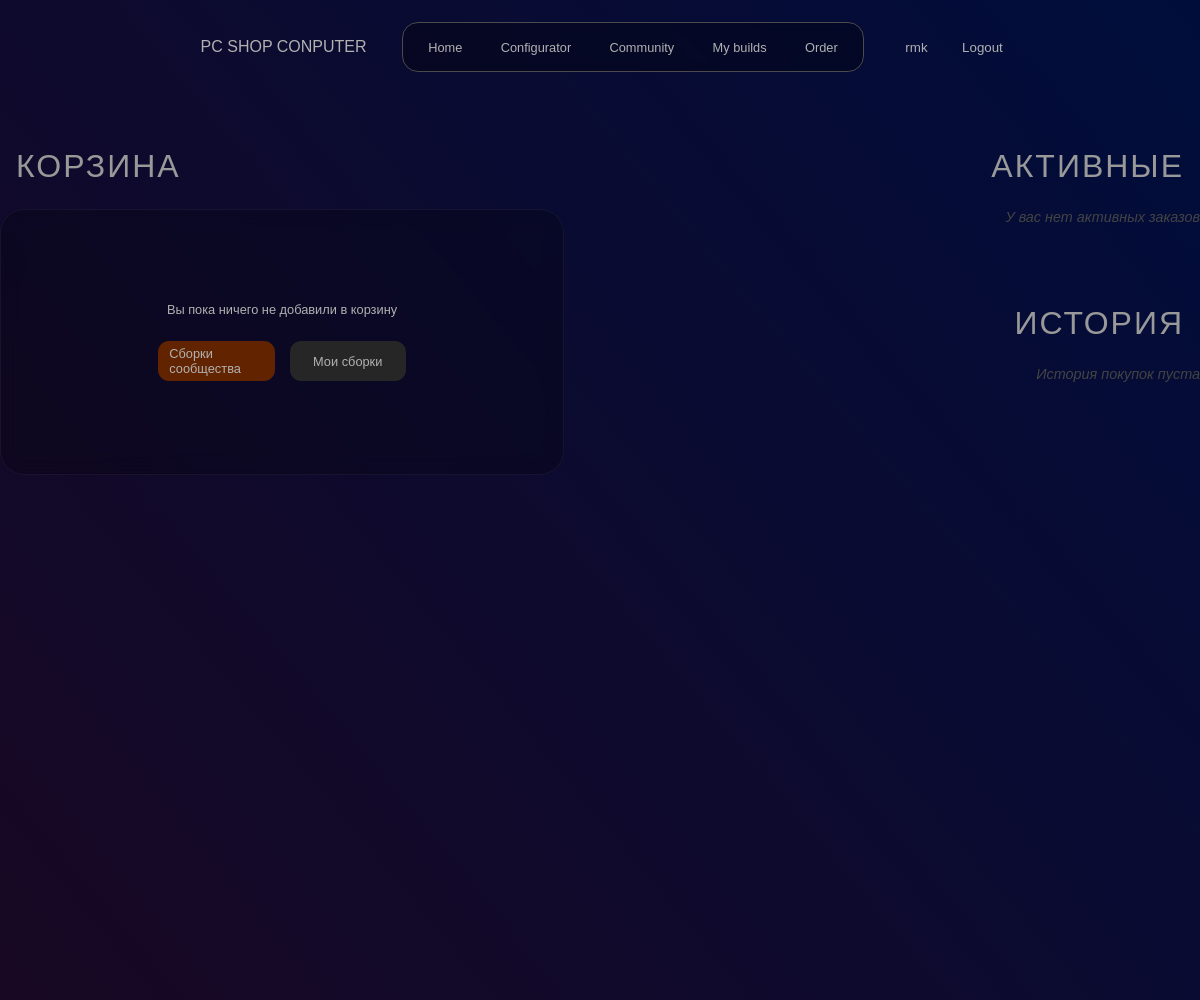
The page /orders/ (signed in, upper part) on the database as committed earlier.
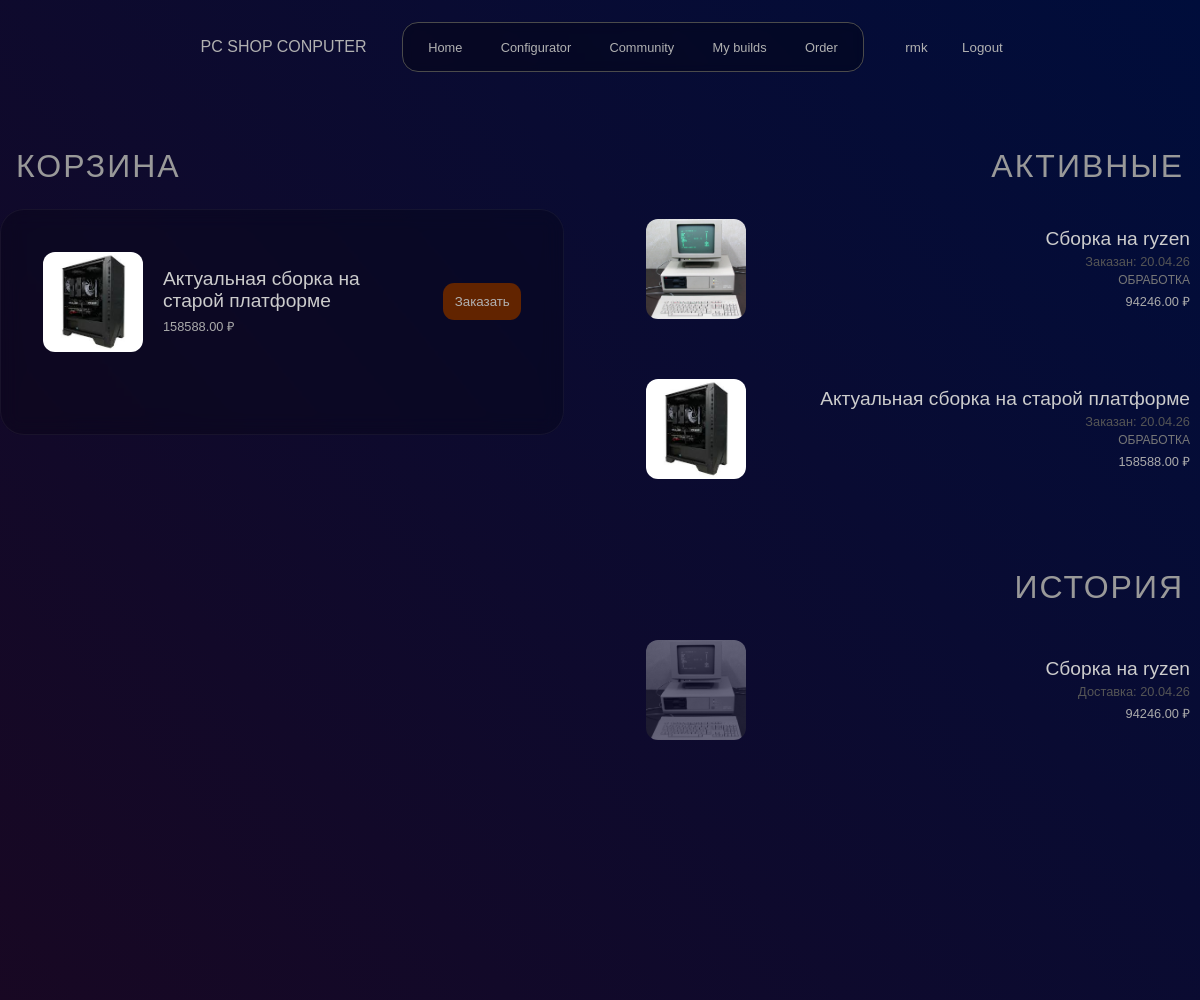
The same page on the database as committed later.
### conputer/models.py (models this page shows, shortened)
class Order(models.Model):
    STATUS_CHOICES = [
        ('cart', 'В корзине'),
        ('pending', 'Оформлен'),
        ('shipped', 'В пути'),
        ('done', 'Завершен'),
    ]
    user = models.ForeignKey(User, on_delete=models.CASCADE, verbose_name="Покупатель")
    build = models.ForeignKey(PCBuild, on_delete=models.CASCADE, verbose_name="Сборка")
    status = models.CharField(max_length=20, choices=STATUS_CHOICES, default='cart')
    created_at = models.DateTimeField(auto_now_add=True)
    delivery_date = models.DateField(null=True, blank=True, verbose_name="Дата доставки")

class PCBuild(models.Model):
    title = models.CharField(
        max_length=200,
        verbose_name="Название сборки"
    )
    author = models.ForeignKey(User, on_delete=models.CASCADE, null=True, blank=True, verbose_name="Автор")
    is_published = models.BooleanField(default=False, verbose_name="Опубликовать в сообществе")
    created_at = models.DateTimeField(
        auto_now_add=True,
        verbose_name="Дата создания"
    )
    cpu = models.ForeignKey(
        Component,
        on_delete=models.SET_NULL,
        related_name="build_cpu",
        verbose_name="Процессор",
        limit_choices_to={'category__name__iexact': 'Процессор'},
        null=True,
        blank=True
    )
    gpu = models.ForeignKey(
        Component,
        on_delete=models.SET_NULL,
        related_name="build_gpu",
        verbose_name="Видеокарта",
        limit_choices_to={'category__name__iexact': 'Видеокарта'},
        null=True,
        blank=True
    )
    motherboard = models.ForeignKey(
        Component,
        on_delete=models.SET_NULL,
        related_name="build_mboard",
        verbose_name="Материнская плата",
        limit_choices_to={'category__name__iexact': 'Материнская плата'},
        null=True,
        blank=True
    )
    ram = models.ForeignKey(
        Component,
        on_delete=models.SET_NULL,
        related_name="build_ram",
        verbose_name="Оперативная память",
        limit_choices_to={'category__name__iexact': 'Оперативная память'},
        null=True,
        blank=True
    )
    powerSupply = models.ForeignKey(
        Component,
        on_delete=models.SET_NULL,
        related_name="build_powerSupply",
        verbose_name="Блок питания",
        limit_choices_to={'category__name__iexact': 'Блок питания'},
        null=True,
        blank=True
    )
    case = models.ForeignKey(
        Component,
        on_delete=models.SET_NULL,
        related_name="build_case",
        verbose_name="Корпус",
        limit_choices_to={'category__name__iexact': 'Корпус'},
        null=True,
        blank=True
    )
    storage_primary = models.ForeignKey(
        Component,
        on_delete=models.SET_NULL,
        related_name="build_storage_primary",
        verbose_name="Накопитель 1",
        limit_choices_to={'category__name__iexact': 'Накопитель'},
        null=True,
        blank=True
    )
    storage_primary_quantity = models.PositiveIntegerField(
        default=1,
        verbose_name="Количество накопителей 1"
    )
    storage_second = models.ForeignKey(
        Component,
        on_delete=models.SET_NULL,
        related_name="build_storage_second",
        verbose_name="Накопитель 2",
        limit_choices_to={'category__name__iexact': 'Накопитель'},
        null=True,
        blank=True
    )
    storage_second_quantity = models.PositiveIntegerField(
        default=1,
        verbose_name="Количество накопителей 2"
    )
    cooller = models.ForeignKey(
        Component,
        on_delete=models.SET_NULL,
        related_name="build_cooller",
        verbose_name="Кулер для процессора",
        limit_choices_to={'category__name__iexact': 'Кулер для процессора'},
        null=True,
        blank=True
    )
    coollerCase = models.ForeignKey(
        Component,
        on_delete=models.SET_NULL,
        related_name="build_coollerCase",
        verbose_name="Корпусный вентилятор",
        limit_choices_to={'category__name__iexact': 'Корпусный вентилятор'},
        null=True,
        blank=True
    )
    coollerCase_quantity = models.PositiveIntegerField(
        default=1,
        null=True,
        blank=True,
        verbose_name="Количество вентиляторов"
    )
    main_photo = models.FileField(
        upload_to='component_covers/',
        validators=[FileExtensionValidator(allowed_extensions=['jpg', 'jpeg', 'png', 'svg'])],
        verbose_name="Изображение (JPG, PNG, SVG)",
        null=True,
        blank=True
    )
    class Meta:
        verbose_name = "Сборка ПК"
        verbose_name_plural = "Сборки ПК"
    def get_total_price(self):
        total = 0
        items = [
            (self.cpu, 1),
            (self.gpu, 1),
            (self.motherboard, 1),
            (self.ram, 1),
            (self.powerSupply, 1),
            (self.case, 1),
            (self.cooller, 1),
            (self.storage_primary, self.storage_primary_quantity),
            (self.storage_second, self.storage_second_quantity),
            (self.coollerCase, self.coollerCase_quantity),
        ]
        for component, quantity in items:
            if component and hasattr(component, 'price'):
                total += component.price * quantity
        return total

class Component(models.Model):
    name = models.CharField(
        max_length=100,
        verbose_name="Название компонента"
    )
    description = models.CharField(
        max_length=1000,
        verbose_name="Характеристики компонента"
    )
    brand = models.ForeignKey(
        Brand,
        on_delete=models.CASCADE,
        verbose_name="Компания производитель"
    )
    category = models.ForeignKey(
        Component_category,
        on_delete=models.CASCADE,
        verbose_name="Категория"
    )
    img = models.ImageField(
        upload_to='component_covers/',
        verbose_name = "Изображение компонента"
    )
    price = models.DecimalField(
        max_digits=10,
        decimal_places=2,
        default=0
    )
    class Meta:
        verbose_name = "Компонент",
        verbose_name_plural = "Компоненты"

### conputer/views.py (the view)
# urls.py: path('orders/', views.orders_view, name='orders_view'),
@login_required
def orders_view(request):
    all_orders = Order.objects.filter(user=request.user).select_related('build').order_by('-created_at')
    cart_orders = all_orders.filter(status='cart')
    total_cart_price = sum(order.build.get_total_price() for order in cart_orders)
    context = {
        'cart_orders': cart_orders,
        'pending_orders': all_orders.filter(status='pending'),
        'shipped_orders': all_orders.filter(status='shipped'),
        'completed_orders': all_orders.filter(status='done'),
        'total_cart_price': total_cart_price, # Передаем сумму в шаблон
    }
    return render(request, 'conputer/orders.html', context)

### conputer/templates/conputer/orders.html (shortened to what this page needs)
<!DOCTYPE html>
{% load static %}
<html lang="ru">
<head>
    <link rel="stylesheet" href="{% static 'conputer/css/style.css' %}">
</head>
<body>
    <header>
        <nav class="navbar" id="id1">
            <h1>PC SHOP CONPUTER</h1>
            <li class="navbar">
                <ul><a href="{% url 'home' %}">Home</a></ul>
                <ul><a href="{% url 'building' %}">Configurator</a></ul>
                <ul><a href="{% url 'build_list' %}">Community</a></ul>
                <ul><a href="{% url 'mybuilds' %}">My builds</a></ul>
                <ul><a href="{% url 'orders_view' %}">Order</a></ul>
            </li>
            <div class="flex">
            {% if user.is_authenticated %}
                <button class="autoris">{{ user.username }}</button>
                <form action="{% url 'logout' %}" method="post" style="display:inline;">
                    <button type="submit" class="autoris">Logout</button>
                </form>
            {% else %}
                <a href="{% url 'login' %}" class="autoris" id="regact">Log in</a>
                <a href="{% url 'signup' %}" class="autoris" id="regact">Sign Up</a>
            {% endif %}
            </div>
        </nav>
    </header>
<main class="orders-layout">
    <div class="col-left">
        <h1 class="thin-title">Корзина</h1>
        <div class="cart-glass-panel">
            {% for order in cart_orders %}
                <div class="mini-order-card">
                    {% if order.build.main_photo %}
                        <img src="{{ order.build.main_photo.url }}" class="mini-img">
                    {% endif %}
                    <div class="mini-info">
                        <h3>{{ order.build.title }}</h3>
                        <p class="price">{{ order.build.get_total_price }} ₽</p>
                    </div>
                    <form action="{% url 'checkout_order' order.id %}" method="POST">
                        <button type="submit" class="actions">Заказать</button>
                    </form>
                </div>
            {% empty %}
                <div class="empty-state">
                    <p>Вы пока ничего не добавили в корзину</p>
                    <div class="empty-actions">
                        <a href="{% url 'build_list' %}" class="actions">Сборки сообщества</a>
                        <a href="{% url 'mybuilds' %}" class="actions secondary">Мои сборки</a>
                    </div>
                </div>
            {% endfor %}
        </div>
    </div>
    <div class="col-right">
        <h1 class="thin-title align-right">Активные</h1>
        <div class="transparent-block">
            {% for order in pending_orders %}
                <div class="mini-order-card no-bg">
                    {% if order.build.main_photo %}
                        <img src="{{ order.build.main_photo.url }}" class="mini-img">
                    {% endif %}
                    <div class="mini-info">
                        <h3>{{ order.build.title }}</h3>
                        <p class="small-text">Заказан: {{ order.created_at|date:"d.m.y" }}</p>
                        <p class="status-label">Обработка</p>
                        <p class="price-small">{{ order.build.get_total_price }} ₽</p>
                    </div>
                </div>
            {% endfor %}
            {% if not pending_orders and not shipped_orders %}
                <p class="empty-text-small">У вас нет активных заказов</p>
            {% endif %}
        </div>
        <h1 class="thin-title align-right separator">История</h1>
        <div class="transparent-block">
            {% for order in completed_orders %}
                <div class="mini-order-card no-bg">
                    {% if order.build.main_photo %}
                        <img src="{{ order.build.main_photo.url }}" class="mini-img gray">
                    {% endif %}
                    <div class="mini-info">
                        <h3>{{ order.build.title }}</h3>
                        <p class="small-text">Доставка: {{ order.delivery_date|date:"d.m.y"|default:"--" }}</p>
                        <p class="price-small">{{ order.build.get_total_price }} ₽</p>
                    </div>
                </div>
            {% empty %}
                <p class="empty-text-small">История покупок пуста</p>
            {% endfor %}
        </div>
    </div>
</main>
</body>

### static/conputer/css/style.css (style rules this page uses)
* { margin: 0; padding: 0; box-sizing: border-box; }
header { justify-content: center; margin: 0 auto ; max-width: 900px; }
body { background: linear-gradient(50deg, #3b0000, #000d3b); background-attachment: fixed; position: relative; min-height: 100vh; }
body::before { content: ""; filter: blur(8px); position: fixed; bottom: 0vh; left: -70vh; width: 70%; height: 80vh; background-image: url('../icons/скомп.png'); background-size: contain; background-position: center; background-repeat: no-repeat; opacity: 0.1; z-index: -1; pointer-events: none; }
body::after { content: ""; position: fixed; right: -70vh; bottom: 0vh; width: 70%; height: 80vh; background-image: url('../icons/скомп.png'); background-size: contain; background-position: center; background-repeat: no-repeat; opacity: 0.3; z-index: -1; filter: blur(8px); pointer-events: none; }
.navbar { display: flex; gap: 1.2rem; border: 1px solid rgb(75, 75, 75); border-radius: 1rem; min-height: 50px; width: max-content; margin: 0.7rem auto; align-items: center; padding: 0 1rem ; flex-wrap: wrap; }
.flex { display: flex; align-items: center; }
#id1 { border:none; }
main { margin: 0 auto; max-width: 1300px; position: relative; min-height: 4200px; }
li { display: flex; gap: 1rem; background-color: rgba(0, 0, 0, 0.281); backdrop-filter: blur(5px); }
ul { margin: auto 0rem; padding: 0.2rem; font-family: sans-serif; font-size: 0.8rem; color: rgb(177, 177, 177); border-radius: 0.5rem; transition: 0.3s; display: flex; align-items: center; justify-content: center; min-height: 2rem; cursor: pointer; user-select: none; }
a { margin: auto 0rem; padding: 0.4rem; font-family: sans-serif; font-size: 0.8rem; color: rgb(177, 177, 177); border-radius: 0.5rem; transition: 0.3s; display: flex; align-items: center; justify-content: center; min-height: 2rem; cursor: pointer; user-select: none; text-decoration: none; }
p { font-family: sans-serif; font-size: 0.8rem; color: rgb(177, 177, 177); }
h1 { font-family: sans-serif; font-size: 1rem; font-weight: 100; padding: 0 1rem ; color: rgb(177, 177, 177); }
button { background: none; border: none; outline: none; box-shadow: none; font-family: sans-serif; min-width: 50px; min-height: 15px; display: flex; align-items: center; cursor: pointer; transition: 0.3s; border-radius: 0.7rem; justify-content: center; color: rgb(177, 177, 177); margin: 0.5rem; }
.actions { padding: 0.7rem; background-color: #622400; border-radius: 0.7rem; flex:1; max-height: 40px; margin: 0; position: relative; overflow: hidden; }
.actions::before { content: ''; position: absolute; top: 0; left: -100%; width: 50%; height: 100%; background: linear-gradient( to right, transparent, rgba(255, 255, 255, 0.3), transparent ); transform: skewX(-25deg); transition: 0s; }
.autoris { transition: 0.3s; }
html { scrollbar-width: thin; scrollbar-color: #444 rgba(0, 0, 0, 0.1); }
.orders-layout, .orders-layout * { font-family: sans-serif !important; }
.orders-layout { display: flex; justify-content: space-between; gap: 5%; max-width: 1400px; margin: 4rem auto; }
.col-left, .col-right { width: 47%; }
.thin-title { font-size: 2rem; font-weight: 300; color: #999 !important; margin-bottom: 1.5rem; text-transform: uppercase; letter-spacing: 2px; }
.align-right { text-align: right; }
.separator { margin-top: 5rem; }
.cart-glass-panel { background: rgba(0, 0, 0, 0.2) !important; backdrop-filter: blur(10px); border-radius: 1.5rem; padding: 2rem; border: 1px solid rgba(255, 255, 255, 0.05); }
.mini-order-card { display: flex; align-items: center; gap: 20px; margin-bottom: 2.5rem !important; transition: 0.3s ease; padding: 10px; border-radius: 1rem; }
.col-right .mini-info { text-align: right; }
.mini-img { width: 100px !important; height: 100px !important; border-radius: 12px; object-fit: cover; flex-shrink: 0; }
.mini-img.gray { filter: grayscale(1); opacity: 0.4; }
.mini-info { flex-grow: 1; }
.mini-info h3 { color: #ccc; font-weight: 400; font-size: 1.2rem; margin: 0; }
.price, .price-small { color: #aaa !important; font-weight: 500; margin-top: 5px; }
.small-text { font-size: 0.8rem; color: #555 !important; margin: 4px 0; }
.status-label { font-size: 0.75rem; color: #777; text-transform: uppercase; }

Rows that differ between the two databases and show on the page:
added Order: build.main_photo (picture), build "Актуальная сборка на старой платформе", build.get_total_price "158588.00", shown under "КОРЗИНА"
added Order: build.main_photo (picture), build "Сборка на ryzen", created_at "20.04.26", build.get_total_price "94246.00", shown under "АКТИВНЫЕ"
added Order: build.main_photo (picture), build "Актуальная сборка на старой платформе", created_at "20.04.26", build.get_total_price "158588.00", shown under "АКТИВНЫЕ"
added Order: build.main_photo (picture), build "Сборка на ryzen", delivery_date "20.04.26", build.get_total_price "94246.00", shown under "ИСТОРИЯ"
Other text that changed with them:
text no longer shown: "Вы пока ничего не добавили в корзину Сборки сообщества Мои сборки У вас нет активных заказов История покупок пуста"
